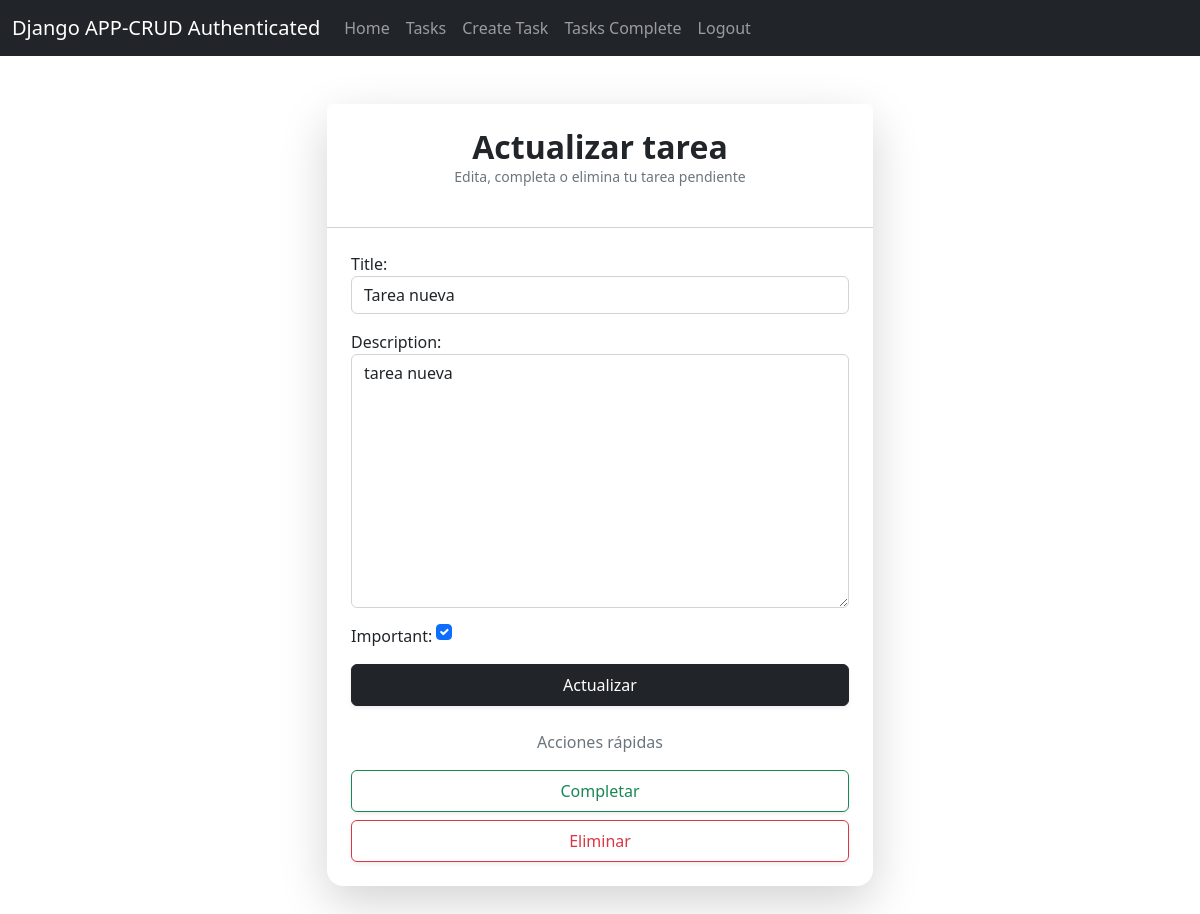
Screenshot of /tasks/13 (signed in) with the database file from the repository.
### task/models.py (models this page shows, shortened)
class Task(models.Model):
    title = models.CharField(max_length=200)
    description = models.TextField(blank=True)
    created = models.DateTimeField(auto_now_add=True)
    dateCompleted = models.DateTimeField(null=True, blank=True)
    important = models.BooleanField(default=False, blank=True)
    user = models.ForeignKey(User, on_delete=models.CASCADE)

### task/views.py (the view, shortened to what this page needs)
@login_required
def task_detail(request, task_id):
    if request.method == 'GET':
        task = get_object_or_404(Task, pk=task_id, user = request.user)
        form = TaskForm(instance=task)
        return render(request, 'task_details.html', {
            'task': task,
            'form': form
        })

### task/forms.py
class TaskForm(forms.ModelForm):
    class Meta:
        model = Task
        fields = ['title', 'description', 'important']
        widgets = {
            'title': forms.TextInput(attrs={'class': 'form-control', 'placeholder': 'Enter task title'}),
            'description': forms.Textarea(attrs={'class': 'form-control', 'placeholder': 'Enter task description'}),
            'important': forms.CheckboxInput(attrs={'class': 'form-check-input m-auto'})
        }

### task/templates/task_details.html (shortened to what this page needs)
{% extends 'base.html' %}
{% block content %}
<main class="container my-5">
    <div class="row justify-content-center">
        <div class="col-md-6">
            <div class="card border-0 shadow-lg rounded-4">
                <div class="card-header bg-white text-center py-4">
                    <h2 class="fw-bold text-dark mb-0">Actualizar tarea</h2>
                    <p class="text-muted small">Edita, completa o elimina tu tarea pendiente</p>
                </div>
                <div class="card-body p-4">
                    <form method="POST" class="mb-4">
                        <div class="mb-3">
                            {{ form.as_p }}
                        </div>
                        <button class="btn btn-dark w-100 py-2 shadow-sm">
                             Actualizar
                        </button>
                    </form>
                    <div class="text-center my-3">
                        <span class="text-muted">Acciones rápidas</span>
                    </div>
                    <form action="{% url 'complete_task' task.id %}" method="POST" class="mb-2">
                        <button class="btn btn-outline-success w-100 py-2 shadow-sm">
                             Completar
                        </button>
                    </form>
                    <form action="{% url 'delete_task' task.id %}" method="POST">
                        <button class="btn btn-outline-danger w-100 py-2 shadow-sm">
                             Eliminar
                        </button>
                    </form>
                </div>
            </div>
        </div>
    </div>
</main>
{% endblock %}

### rows the page displays
Task: title "Tarea nueva", description "tarea nueva", important "☑"
